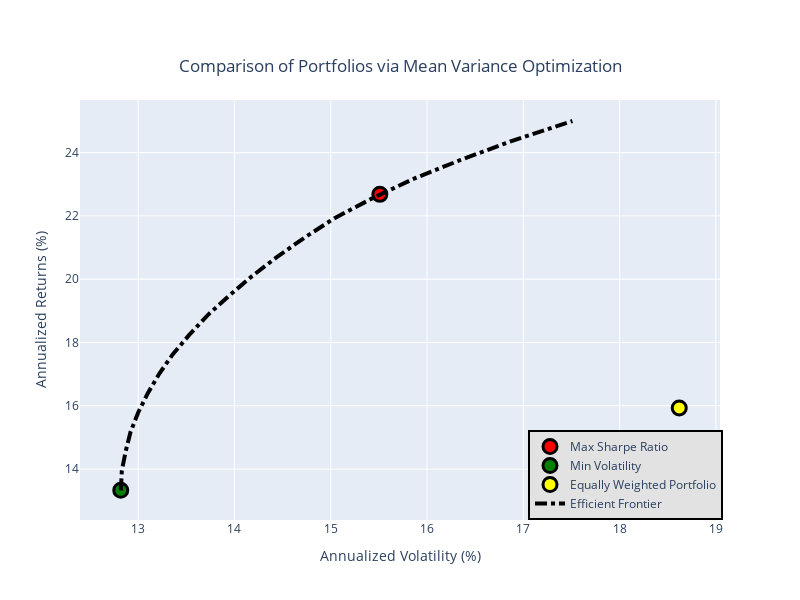

Source (notebook cell):
### Markdown cell above
# Efficient Frontier

### Code cell
EF_graph(meanReturns, covMatrix)

### Figure 1 — Plotly figure (JSON) as saved in the notebook; plotly's stock layout.template omitted (floating-point values rounded to 4 significant figures)
{"data": [{"marker": {"color": "red", "line": {"color": "black", "width": 3}, "size": 14}, "mode": "markers", "name": "Max Sharpe Ratio", "type": "scatter", "x": [15.51], "y": [22.68]}, {"marker": {"color": "green", "line": {"color": "black", "width": 3}, "size": 14}, "mode": "markers", "name": "Min Volatility", "type": "scatter", "x": [12.82], "y": [13.33]}, {"marker": {"color": "yellow", "line": {"color": "black", "width": 3}, "size": 14}, "mode": "markers", "name": "Equally Weighted Portfolio", "type": "scatter", "x": [18.62], "y": [15.93]}, {"line": {"color": "black", "dash": "dashdot", "width": 4}, "mode": "lines", "name": "Efficient Frontier", "type": "scatter", "x": [12.82, 12.83, 12.87, 12.92, 13, 13.1, 13.22, 13.36, 13.53, 13.72, 13.94, 14.18, 14.44, 14.73, 15.04, 15.42, 15.85, 16.35, 16.9, 17.51], "y": [13.33, 13.95, 14.56, 15.17, 15.79, 16.4, 17.02, 17.63, 18.24, 18.86, 19.47, 20.09, 20.7, 21.32, 21.93, 22.54, 23.16, 23.77, 24.39, 25]}], "layout": {"height": 600, "legend": {"bgcolor": "#E2E2E2", "bordercolor": "black", "borderwidth": 2, "traceorder": "normal", "x": 0.7, "y": 0}, "showlegend": true, "title": {"text": "Comparison of Portfolios via Mean Variance Optimization", "x": 0.5, "xanchor": "center", "y": 0.9, "yanchor": "top"}, "width": 800, "xaxis": {"title": {"text": "Annualized Volatility (%)"}}, "yaxis": {"title": {"text": "Annualized Returns (%)"}}}}
